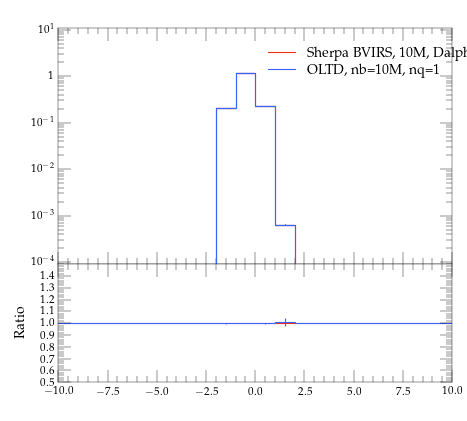

The script that saved this image:
#! /usr/bin/env python

# This Python script was auto-generated using YODA v2.0.0.
# Analysis object: /evtb/inc_t_y
# Timestamp: 15-04-2024 (14:39:54)

import matplotlib as mpl
import matplotlib.pyplot as plt
mpl.use('Agg') # comment out for interactive use
import os
import numpy as np

plotDir = os.path.split(os.path.realpath(__file__))[0]
if 'YODA_USER_PLOT_PATH' in globals():
    plot_outdir = globals()['YODA_USER_PLOT_PATH']
else:
    plot_outdir = plotDir

#plot style
plt.style.use(os.path.join(plotDir, '../default.mplstyle'))
# plot metadata
figW, figH = plt.rcParams['figure.figsize']
ax_xLabel = r''
ax_yLabel = r''
ax_title  = r''
ax_xScale = 'linear'
ax_yScale = 'log'
xLims = (-10.0, 10.0)
yLims = (9e-05, 11.0)

# TeX-friendly labels for the legend
labels = [ r"Sherpa BVIRS, 10M, Dalpha=0.01", r"OLTD, nb=10M, nq=1" ]

# Create figure and axis objects
fig, (ax, ratio0_ax) = plt.subplots(2, 1, sharex=True,
                  figsize=(figW,figH), gridspec_kw={'height_ratios': (2, 1)})
ratio0_ax.yaxis.set_major_locator(mpl.ticker.MultipleLocator(0.1))
ratio0_ax.set_ylim(0.5, 1.4999)
ratio0_ax.set_ylabel('Ratio')

# LineColor map: curve index -> color
linecolors = {0: '#EE3311', 1: '#3366FF'}
# the numerical data is stored in a separate file
dataf = dict()
prefix = os.path.split(__file__)[0]
if prefix:    prefix = prefix + '/'
exec(open(prefix+'inc_t_y__data.py').read(), dataf)


legend_handles = [] # keep track of handles for the legend

# style options for curves
# starts at zorder>=5 to draw curve on top of legend
styles = {
  'curve0': {
    'color' : linecolors[0],
    'linestyle' : '-',
    'marker' : 'o',
    'zorder' : 5,
    'histstyle' : True,
  },
  'curve1': {
    'color' : linecolors[1],
    'linestyle' : '-',
    'marker' : 'o',
    'zorder' : 6,
    'histstyle' : True,
  },
}
# curve from input yoda files in main panel
for label in dataf['yvals'].keys():
    if all(np.isnan(v) for v in dataf['yvals'][label]):
        continue
    tmp = None
    if styles[label]['histstyle']: # draw as histogram
        tmp, = ax.plot(dataf['xedges'], dataf['yedges'][label],
                       color=styles[label]['color'],
                       linestyle=styles[label]['linestyle'],
                       drawstyle='steps-pre', solid_joinstyle='miter',
                       zorder=styles[label]['zorder'], label=label)
        ax.errorbar(dataf['xpoints'], dataf['yvals'][label], color=styles[label]['color'],
                    xerr=dataf['xerrs'], yerr=[dataf['ydowns'][label], dataf['yups'][label]],
                    linestyle='none', zorder=styles[label]['zorder'])
    else: # draw as scatter
        tmp = ax.errorbar(dataf['xpoints'], dataf['yvals'][label],
                          xerr=dataf['xerrs'],
                          yerr=[ dataf['ydowns'][label],
                          dataf['yups'][label] ],
                          fmt=styles[label]['marker'],
                          ecolor=styles[label]['color'],
                          color=styles[label]['color'], zorder=2)
        tmp[-1][0].set_linestyle(styles[label]['linestyle'])
    legend_handles += [tmp]
    for varLabel in dataf['variation_yvals'].keys():
        if varLabel.startswith(label):
            tmp, = ax.plot(dataf['xedges'], dataf['variation_yvals'][varLabel],
                           color=styles[label]['color'],
                           linestyle=styles[label]['linestyle'],
                           drawstyle='steps-pre', solid_joinstyle='miter',
                           zorder=styles[label]['zorder'], alpha=0.5)


# plots on ratio panel
# curve from input yoda files in ratio panel
for label, yvals in dataf['ratio0_yvals'].items():
    if all(np.isnan(v) for v in yvals):
        continue
    if styles[label]['histstyle']: # plot as histogram
        ratio0_ax.plot(dataf['xedges'], yvals,
                       color=styles[label]['color'],
                       linestyle=styles[label]['linestyle'],
                       drawstyle='steps-pre', zorder=1,
                       solid_joinstyle='miter')
        ratio0_ax.vlines(dataf['xpoints'],
                         dataf['ratio0_ymin'][label],
                         dataf['ratio0_ymax'][label],
                         color=styles[label]['color'], zorder=1)
    else: # plot as scatter
        tmp = ratio0_ax.errorbar(dataf['xpoints'],
                                 yvals, xerr=dataf['xerrs'],
                                 yerr=dataf['ratio0_yerrs'][label],
                                 fmt=styles[label]['marker'],
                                 ecolor=styles[label]['color'],
                                 color=styles[label]['color'])
        tmp[-1][0].set_linestyle(styles[label]['linestyle'])

    for varlabel in dataf['ratio0_variation_vals'].keys():
        if varlabel.startswith(label):
            ratio0_ax.plot(dataf['xedges'],
                            dataf['ratio0_variation_vals'][varlabel],
                            color=styles[label]['color'],
                            linestyle=styles[label]['linestyle'],
                            drawstyle='steps-pre', solid_joinstyle='miter',
                            zorder=1, alpha=0.5)

legend_pos = (0.5, 0.97)
ax.legend(legend_handles, labels, loc='upper left', bbox_to_anchor=legend_pos)

# set plot metadata as defined above
ratio0_ax.set_xlabel(ax_xLabel)
ratio0_ax.xaxis.set_label_coords(1., -.15)
ax.set_ylabel(ax_yLabel, loc='top')
ax.set_title(ax_title, loc='left')
ax.set_xscale(ax_xScale)
ax.set_yscale(ax_yScale)
ax.set_xlim(xLims)
ax.set_ylim(yLims)

# tick formatting
plt.rcParams['xtick.top'] = True
plt.rcParams['ytick.right'] = True
ax.yaxis.set_major_locator(mpl.ticker.LogLocator(base=10.0, numticks=np.inf))
ax.yaxis.set_minor_locator(mpl.ticker.LogLocator(
                           base=10.0, subs=np.arange(0.1, 1, 0.1), numticks=np.inf))
fig.align_ylabels((ax, ratio0_ax))
plt.savefig(os.path.join(plot_outdir, 'inc_t_y.pdf'), format='PDF')
plt.savefig(os.path.join(plot_outdir, 'inc_t_y.png'), format='PNG')

plt.close(fig)
